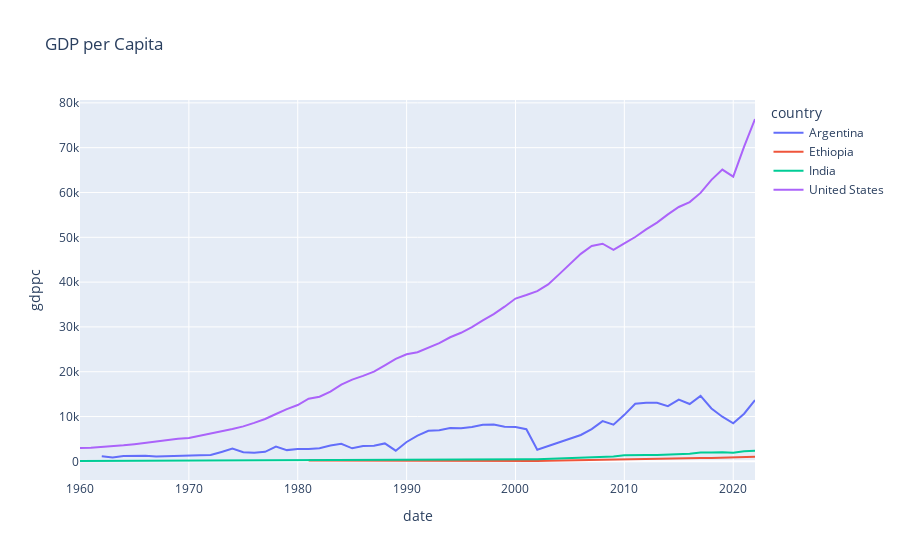
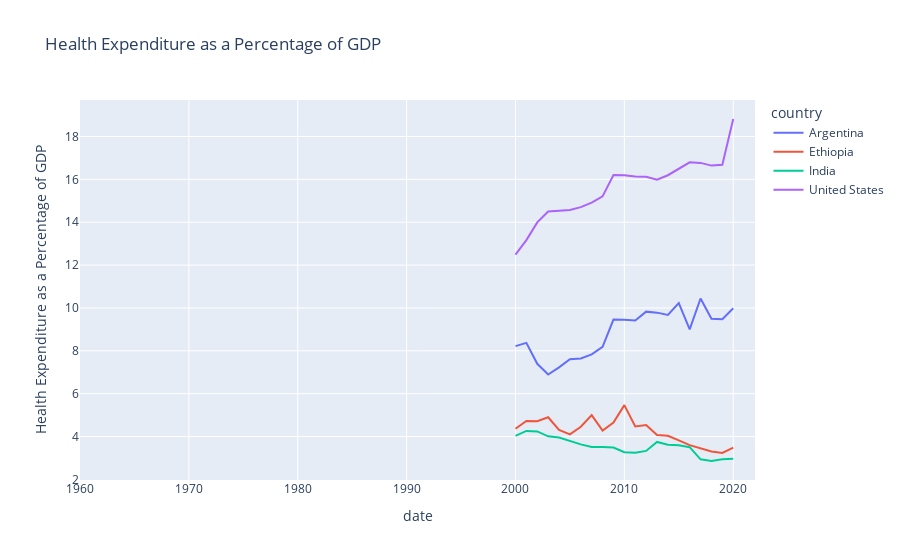
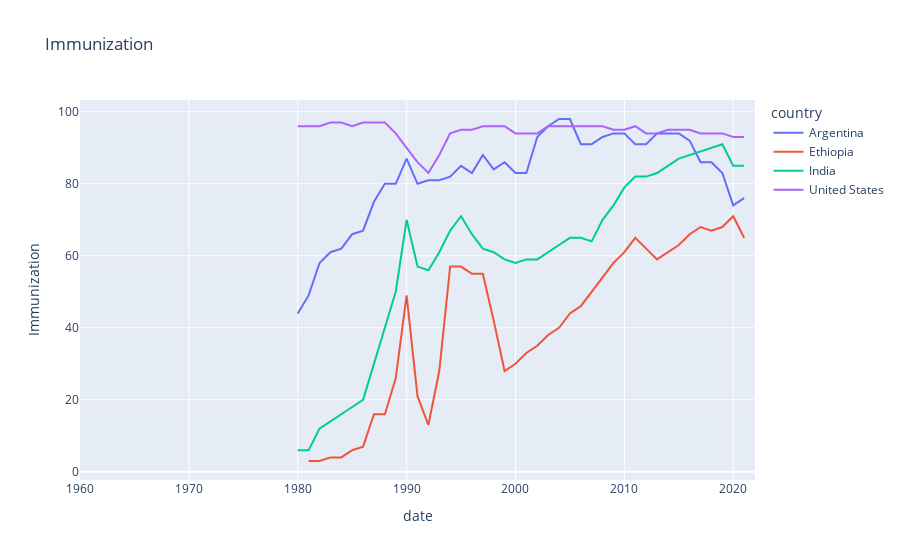
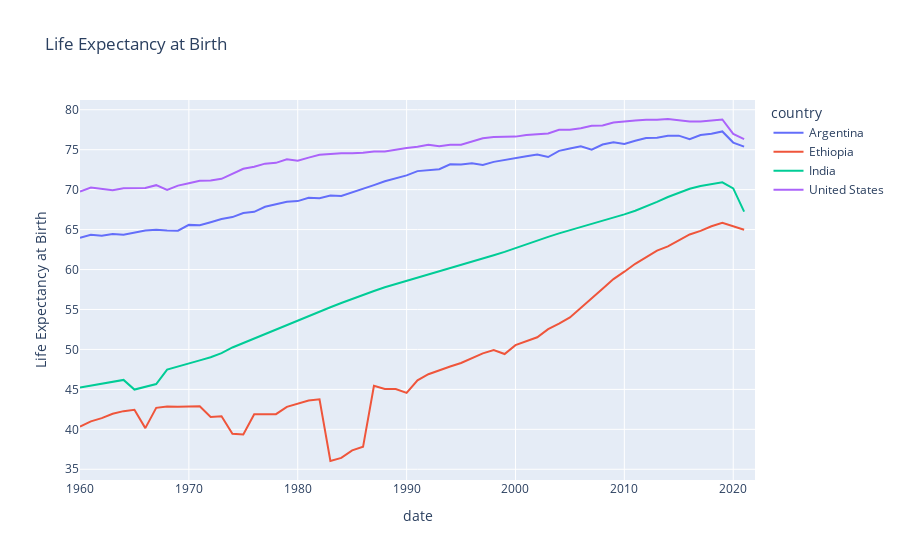

Source (notebook cell) for these figures, in order:
### Markdown cell above
### Visualizing the indicators

### Code cell
#GDP per capita
fig1 = px.line(df_gdp, x = 'date', y = 'gdppc', color = 'country', title = 'GDP per Capita')

### Inequality and Social Welfare ###

#Health expenditure as a percentae of GDP
fig2 = px.line(df_health, x = 'date', y = 'Health Expenditure as a Percentage of GDP', color = 'country', title = 'Health Expenditure as a Percentage of GDP')

#Immunization
fig3 = px.line(df_health, x = 'date', y = 'Immunization', color = 'country', title = 'Immunization')

#Life Expectancy at Birth
fig4 = px.line(df_life_exp, x = 'date', y = 'Life Expectancy at Birth', color = 'country', title = 'Life Expectancy at Birth')

#Child Mortality
fig5 = px.line(df_life_exp, x = 'date', y = 'Child Mortality', color = 'country', title = 'Child Mortality')

# Maternal Mortality Rate
fig6 = px.line(df_immuni_childmortality, x = 'date', y = 'Maternal Mortality Rate', color = 'country', title = 'Maternal Mortality Rate')

# Indices of Diseases
fig7  = px.line(df_diseases, x = 'date', y = 'Indicence of Diseases', color = 'country', title = 'Indices of Diseases')

fig1.show()
fig2.show()
fig3.show()
fig4.show()
fig5.show()
fig6.show()
fig7.show()

### Figure 1 — Plotly figure (JSON) as saved in the notebook; plotly's stock layout.template omitted (floating-point values rounded to 4 significant figures)
{"data": [{"hovertemplate": "country=Argentina<br>date=%{x}<br>gdppc=%{y}<extra></extra>", "legendgroup": "Argentina", "line": {"color": "#636efa", "dash": "solid"}, "marker": {"symbol": "circle"}, "mode": "lines", "name": "Argentina", "orientation": "v", "showlegend": true, "type": "scatter", "x": [2022, 2021, 2020, 2019, 2018, 2017, 2016, 2015, 2014, 2013, 2012, 2011, 2010, 2009, 2008, 2007, 2006, 2005, 2004, 2003, 2002, 2001, 2000, 1999, 1998, 1997, 1996, 1995, 1994, 1993, 1992, 1991, 1990, 1989, 1988, 1987, 1986, 1985, 1984, 1983, 1982, 1981, 1980, 1979, 1978, 1977, 1976, 1975, 1974, 1973, 1972, 1971, 1970, 1969, 1968, 1967, 1966, 1965, 1964, 1963, 1962, 1961, 1960], "xaxis": "x", "y": [13690.0, 10640.0, 8496.0, 9964.0, 11800.0, 14610.0, 12790.0, 13790.0, 12330.0, 13080.0, 13080.0, 12850.0, 10390.0, 8184.0, 8978.0, 7211.0, 5891.0, 5087.0, 4258.0, 3333.0, 2579.0, 7169.0, 7667.0, 7735.0, 8251.0, 8177.0, 7690.0, 7384.0, 7464.0, 6957.0, 6815.0, 5731.0, 4331.0, 2382.0, 4004.0, 3486.0, 3443.0, 2911.0, 3919.0, 3539.0, 2915.0, 2763.0, 2746.0, 2511.0, 3280.0, 2126.0, 1946.0, 2027.0, 2846.0, 2100.0, 1411.0, 1374.0, 1325.0, 1332.0, 1144.0, 1066.0, 1278.0, 1285.0, 1180.0, 855.3, 1163.0, null, null], "yaxis": "y"}, {"hovertemplate": "country=Ethiopia<br>date=%{x}<br>gdppc=%{y}<extra></extra>", "legendgroup": "Ethiopia", "line": {"color": "#EF553B", "dash": "solid"}, "marker": {"symbol": "circle"}, "mode": "lines", "name": "Ethiopia", "orientation": "v", "showlegend": true, "type": "scatter", "x": [2022, 2021, 2020, 2019, 2018, 2017, 2016, 2015, 2014, 2013, 2012, 2011, 2010, 2009, 2008, 2007, 2006, 2005, 2004, 2003, 2002, 2001, 2000, 1999, 1998, 1997, 1996, 1995, 1994, 1993, 1992, 1991, 1990, 1989, 1988, 1987, 1986, 1985, 1984, 1983, 1982, 1981, 1980, 1979, 1978, 1977, 1976, 1975, 1974, 1973, 1972, 1971, 1970, 1969, 1968, 1967, 1966, 1965, 1964, 1963, 1962, 1961, 1960], "xaxis": "x", "y": [1028.0, 925.0, 918.7, 840.4, 758.3, 755.8, 705.6, 630.3, 557.5, 490.8, 458.6, 348.0, 335.4, 373.9, 320.9, 240.3, 191.8, 160.1, 134.5, 117.9, 110.5, 119.3, 123.0, 118.3, 123.8, 140.3, 144.0, 133.3, 124.6, 164.2, 201.7, 269.6, 254.3, 248.4, 245.1, 245.7, 237.6, 235.3, 206.5, 224.1, 207.1, 204.5, null, null, null, null, null, null, null, null, null, null, null, null, null, null, null, null, null, null, null, null, null], "yaxis": "y"}, {"hovertemplate": "country=India<br>date=%{x}<br>gdppc=%{y}<extra></extra>", "legendgroup": "India", "line": {"color": "#00cc96", "dash": "solid"}, "marker": {"symbol": "circle"}, "mode": "lines", "name": "India", "orientation": "v", "showlegend": true, "type": "scatter", "x": [2022, 2021, 2020, 2019, 2018, 2017, 2016, 2015, 2014, 2013, 2012, 2011, 2010, 2009, 2008, 2007, 2006, 2005, 2004, 2003, 2002, 2001, 2000, 1999, 1998, 1997, 1996, 1995, 1994, 1993, 1992, 1991, 1990, 1989, 1988, 1987, 1986, 1985, 1984, 1983, 1982, 1981, 1980, 1979, 1978, 1977, 1976, 1975, 1974, 1973, 1972, 1971, 1970, 1969, 1968, 1967, 1966, 1965, 1964, 1963, 1962, 1961, 1960], "xaxis": "x", "y": [2389.0, 2238.0, 1913.0, 2050.0, 1974.0, 1958.0, 1714.0, 1590.0, 1560.0, 1438.0, 1434.0, 1450.0, 1351.0, 1097.0, 993.5, 1023.0, 802.0, 710.5, 624.1, 543.8, 468.8, 449.9, 442.0, 441.0, 412.5, 414.9, 399.6, 373.6, 346.2, 301.5, 317.6, 303.9, 368.7, 347.5, 355.7, 342.1, 312.1, 298.0, 278.1, 292.6, 275.3, 271.4, 267.4, 224.6, 206.1, 186.4, 161.1, 157.9, 163.2, 143.5, 122.6, 118.2, 112.0, 107.2, 99.52, 96.05, 89.76, 119.1, 115.5, 101.3, 90.28, 85.97, 83.04], "yaxis": "y"}, {"hovertemplate": "country=United States<br>date=%{x}<br>gdppc=%{y}<extra></extra>", "legendgroup": "United States", "line": {"color": "#ab63fa", "dash": "solid"}, "marker": {"symbol": "circle"}, "mode": "lines", "name": "United States", "orientation": "v", "showlegend": true, "type": "scatter", "x": [2022, 2021, 2020, 2019, 2018, 2017, 2016, 2015, 2014, 2013, 2012, 2011, 2010, 2009, 2008, 2007, 2006, 2005, 2004, 2003, 2002, 2001, 2000, 1999, 1998, 1997, 1996, 1995, 1994, 1993, 1992, 1991, 1990, 1989, 1988, 1987, 1986, 1985, 1984, 1983, 1982, 1981, 1980, 1979, 1978, 1977, 1976, 1975, 1974, 1973, 1972, 1971, 1970, 1969, 1968, 1967, 1966, 1965, 1964, 1963, 1962, 1961, 1960], "xaxis": "x", "y": [76400.0, 70220.0, 63530.0, 65120.0, 62820.0, 59910.0, 57870.0, 56760.0, 55120.0, 53290.0, 51780.0, 50070.0, 48650.0, 47190.0, 48570.0, 48050.0, 46300.0, 44120.0, 41720.0, 39490.0, 38000.0, 37130.0, 36330.0, 34520.0, 32850.0, 31460.0, 29970.0, 28690.0, 27690.0, 26390.0, 25420.0, 24340.0, 23890.0, 22860.0, 21420.0, 20040.0, 19070.0, 18240.0, 17120.0, 15540.0, 14430.0, 13980.0, 12570.0, 11670.0, 10560.0, 9453.0, 8592.0, 7801.0, 7226.0, 6726.0, 6094.0, 5609.0, 5234.0, 5032.0, 4696.0, 4336.0, 4146.0, 3828.0, 3574.0, 3375.0, 3244.0, 3067.0, 3007.0], "yaxis": "y"}], "layout": {"legend": {"title": {"text": "country"}, "tracegroupgap": 0}, "title": {"text": "GDP per Capita"}, "xaxis": {"anchor": "y", "domain": [0, 1], "title": {"text": "date"}}, "yaxis": {"anchor": "x", "domain": [0, 1], "title": {"text": "gdppc"}}}}

### Figure 2 — Plotly figure (JSON) as saved in the notebook; plotly's stock layout.template omitted (floating-point values rounded to 4 significant figures)
{"data": [{"hovertemplate": "country=Argentina<br>date=%{x}<br>Health Expenditure as a Percentage of GDP=%{y}<extra></extra>", "legendgroup": "Argentina", "line": {"color": "#636efa", "dash": "solid"}, "marker": {"symbol": "circle"}, "mode": "lines", "name": "Argentina", "orientation": "v", "showlegend": true, "type": "scatter", "x": [2022, 2021, 2020, 2019, 2018, 2017, 2016, 2015, 2014, 2013, 2012, 2011, 2010, 2009, 2008, 2007, 2006, 2005, 2004, 2003, 2002, 2001, 2000, 1999, 1998, 1997, 1996, 1995, 1994, 1993, 1992, 1991, 1990, 1989, 1988, 1987, 1986, 1985, 1984, 1983, 1982, 1981, 1980, 1979, 1978, 1977, 1976, 1975, 1974, 1973, 1972, 1971, 1970, 1969, 1968, 1967, 1966, 1965, 1964, 1963, 1962, 1961, 1960], "xaxis": "x", "y": [null, null, 9.984, 9.472, 9.499, 10.44, 9.002, 10.23, 9.671, 9.781, 9.827, 9.418, 9.445, 9.456, 8.183, 7.835, 7.64, 7.611, 7.229, 6.895, 7.393, 8.372, 8.22, null, null, null, null, null, null, null, null, null, null, null, null, null, null, null, null, null, null, null, null, null, null, null, null, null, null, null, null, null, null, null, null, null, null, null, null, null, null, null, null], "yaxis": "y"}, {"hovertemplate": "country=Ethiopia<br>date=%{x}<br>Health Expenditure as a Percentage of GDP=%{y}<extra></extra>", "legendgroup": "Ethiopia", "line": {"color": "#EF553B", "dash": "solid"}, "marker": {"symbol": "circle"}, "mode": "lines", "name": "Ethiopia", "orientation": "v", "showlegend": true, "type": "scatter", "x": [2022, 2021, 2020, 2019, 2018, 2017, 2016, 2015, 2014, 2013, 2012, 2011, 2010, 2009, 2008, 2007, 2006, 2005, 2004, 2003, 2002, 2001, 2000, 1999, 1998, 1997, 1996, 1995, 1994, 1993, 1992, 1991, 1990, 1989, 1988, 1987, 1986, 1985, 1984, 1983, 1982, 1981, 1980, 1979, 1978, 1977, 1976, 1975, 1974, 1973, 1972, 1971, 1970, 1969, 1968, 1967, 1966, 1965, 1964, 1963, 1962, 1961, 1960], "xaxis": "x", "y": [null, null, 3.481, 3.234, 3.304, 3.453, 3.6, 3.823, 4.034, 4.075, 4.54, 4.469, 5.466, 4.65, 4.281, 5.001, 4.458, 4.101, 4.313, 4.9, 4.713, 4.723, 4.365, null, null, null, null, null, null, null, null, null, null, null, null, null, null, null, null, null, null, null, null, null, null, null, null, null, null, null, null, null, null, null, null, null, null, null, null, null, null, null, null], "yaxis": "y"}, {"hovertemplate": "country=India<br>date=%{x}<br>Health Expenditure as a Percentage of GDP=%{y}<extra></extra>", "legendgroup": "India", "line": {"color": "#00cc96", "dash": "solid"}, "marker": {"symbol": "circle"}, "mode": "lines", "name": "India", "orientation": "v", "showlegend": true, "type": "scatter", "x": [2022, 2021, 2020, 2019, 2018, 2017, 2016, 2015, 2014, 2013, 2012, 2011, 2010, 2009, 2008, 2007, 2006, 2005, 2004, 2003, 2002, 2001, 2000, 1999, 1998, 1997, 1996, 1995, 1994, 1993, 1992, 1991, 1990, 1989, 1988, 1987, 1986, 1985, 1984, 1983, 1982, 1981, 1980, 1979, 1978, 1977, 1976, 1975, 1974, 1973, 1972, 1971, 1970, 1969, 1968, 1967, 1966, 1965, 1964, 1963, 1962, 1961, 1960], "xaxis": "x", "y": [null, null, 2.959, 2.944, 2.858, 2.936, 3.504, 3.596, 3.62, 3.749, 3.329, 3.246, 3.272, 3.485, 3.515, 3.518, 3.635, 3.791, 3.957, 4.008, 4.24, 4.263, 4.035, null, null, null, null, null, null, null, null, null, null, null, null, null, null, null, null, null, null, null, null, null, null, null, null, null, null, null, null, null, null, null, null, null, null, null, null, null, null, null, null], "yaxis": "y"}, {"hovertemplate": "country=United States<br>date=%{x}<br>Health Expenditure as a Percentage of GDP=%{y}<extra></extra>", "legendgroup": "United States", "line": {"color": "#ab63fa", "dash": "solid"}, "marker": {"symbol": "circle"}, "mode": "lines", "name": "United States", "orientation": "v", "showlegend": true, "type": "scatter", "x": [2022, 2021, 2020, 2019, 2018, 2017, 2016, 2015, 2014, 2013, 2012, 2011, 2010, 2009, 2008, 2007, 2006, 2005, 2004, 2003, 2002, 2001, 2000, 1999, 1998, 1997, 1996, 1995, 1994, 1993, 1992, 1991, 1990, 1989, 1988, 1987, 1986, 1985, 1984, 1983, 1982, 1981, 1980, 1979, 1978, 1977, 1976, 1975, 1974, 1973, 1972, 1971, 1970, 1969, 1968, 1967, 1966, 1965, 1964, 1963, 1962, 1961, 1960], "xaxis": "x", "y": [null, null, 18.82, 16.68, 16.64, 16.77, 16.79, 16.48, 16.19, 15.99, 16.12, 16.14, 16.2, 16.2, 15.2, 14.91, 14.7, 14.57, 14.55, 14.5, 13.99, 13.16, 12.49, null, null, null, null, null, null, null, null, null, null, null, null, null, null, null, null, null, null, null, null, null, null, null, null, null, null, null, null, null, null, null, null, null, null, null, null, null, null, null, null], "yaxis": "y"}], "layout": {"legend": {"title": {"text": "country"}, "tracegroupgap": 0}, "title": {"text": "Health Expenditure as a Percentage of GDP"}, "xaxis": {"anchor": "y", "domain": [0, 1], "title": {"text": "date"}}, "yaxis": {"anchor": "x", "domain": [0, 1], "title": {"text": "Health Expenditure as a Percentage of GDP"}}}}

### Figure 3 — Plotly figure (JSON) as saved in the notebook; plotly's stock layout.template omitted (floating-point values rounded to 4 significant figures)
{"data": [{"hovertemplate": "country=Argentina<br>date=%{x}<br>Immunization=%{y}<extra></extra>", "legendgroup": "Argentina", "line": {"color": "#636efa", "dash": "solid"}, "marker": {"symbol": "circle"}, "mode": "lines", "name": "Argentina", "orientation": "v", "showlegend": true, "type": "scatter", "x": [2022, 2021, 2020, 2019, 2018, 2017, 2016, 2015, 2014, 2013, 2012, 2011, 2010, 2009, 2008, 2007, 2006, 2005, 2004, 2003, 2002, 2001, 2000, 1999, 1998, 1997, 1996, 1995, 1994, 1993, 1992, 1991, 1990, 1989, 1988, 1987, 1986, 1985, 1984, 1983, 1982, 1981, 1980, 1979, 1978, 1977, 1976, 1975, 1974, 1973, 1972, 1971, 1970, 1969, 1968, 1967, 1966, 1965, 1964, 1963, 1962, 1961, 1960], "xaxis": "x", "y": [null, 76, 74, 83, 86, 86, 92, 94, 94, 94, 91, 91, 94, 94, 93, 91, 91, 98, 98, 96, 93, 83, 83, 86, 84, 88, 83, 85, 82, 81, 81, 80, 87, 80, 80, 75, 67, 66, 62, 61, 58, 49, 44, null, null, null, null, null, null, null, null, null, null, null, null, null, null, null, null, null, null, null, null], "yaxis": "y"}, {"hovertemplate": "country=Ethiopia<br>date=%{x}<br>Immunization=%{y}<extra></extra>", "legendgroup": "Ethiopia", "line": {"color": "#EF553B", "dash": "solid"}, "marker": {"symbol": "circle"}, "mode": "lines", "name": "Ethiopia", "orientation": "v", "showlegend": true, "type": "scatter", "x": [2022, 2021, 2020, 2019, 2018, 2017, 2016, 2015, 2014, 2013, 2012, 2011, 2010, 2009, 2008, 2007, 2006, 2005, 2004, 2003, 2002, 2001, 2000, 1999, 1998, 1997, 1996, 1995, 1994, 1993, 1992, 1991, 1990, 1989, 1988, 1987, 1986, 1985, 1984, 1983, 1982, 1981, 1980, 1979, 1978, 1977, 1976, 1975, 1974, 1973, 1972, 1971, 1970, 1969, 1968, 1967, 1966, 1965, 1964, 1963, 1962, 1961, 1960], "xaxis": "x", "y": [null, 65, 71, 68, 67, 68, 66, 63, 61, 59, 62, 65, 61, 58, 54, 50, 46, 44, 40, 38, 35, 33, 30, 28, 42, 55, 55, 57, 57, 28, 13, 21, 49, 26, 16, 16, 7, 6, 4, 4, 3, 3, null, null, null, null, null, null, null, null, null, null, null, null, null, null, null, null, null, null, null, null, null], "yaxis": "y"}, {"hovertemplate": "country=India<br>date=%{x}<br>Immunization=%{y}<extra></extra>", "legendgroup": "India", "line": {"color": "#00cc96", "dash": "solid"}, "marker": {"symbol": "circle"}, "mode": "lines", "name": "India", "orientation": "v", "showlegend": true, "type": "scatter", "x": [2022, 2021, 2020, 2019, 2018, 2017, 2016, 2015, 2014, 2013, 2012, 2011, 2010, 2009, 2008, 2007, 2006, 2005, 2004, 2003, 2002, 2001, 2000, 1999, 1998, 1997, 1996, 1995, 1994, 1993, 1992, 1991, 1990, 1989, 1988, 1987, 1986, 1985, 1984, 1983, 1982, 1981, 1980, 1979, 1978, 1977, 1976, 1975, 1974, 1973, 1972, 1971, 1970, 1969, 1968, 1967, 1966, 1965, 1964, 1963, 1962, 1961, 1960], "xaxis": "x", "y": [null, 85, 85, 91, 90, 89, 88, 87, 85, 83, 82, 82, 79, 74, 70, 64, 65, 65, 63, 61, 59, 59, 58, 59, 61, 62, 66, 71, 67, 61, 56, 57, 70, 50, 40, 30, 20, 18, 16, 14, 12, 6, 6, null, null, null, null, null, null, null, null, null, null, null, null, null, null, null, null, null, null, null, null], "yaxis": "y"}, {"hovertemplate": "country=United States<br>date=%{x}<br>Immunization=%{y}<extra></extra>", "legendgroup": "United States", "line": {"color": "#ab63fa", "dash": "solid"}, "marker": {"symbol": "circle"}, "mode": "lines", "name": "United States", "orientation": "v", "showlegend": true, "type": "scatter", "x": [2022, 2021, 2020, 2019, 2018, 2017, 2016, 2015, 2014, 2013, 2012, 2011, 2010, 2009, 2008, 2007, 2006, 2005, 2004, 2003, 2002, 2001, 2000, 1999, 1998, 1997, 1996, 1995, 1994, 1993, 1992, 1991, 1990, 1989, 1988, 1987, 1986, 1985, 1984, 1983, 1982, 1981, 1980, 1979, 1978, 1977, 1976, 1975, 1974, 1973, 1972, 1971, 1970, 1969, 1968, 1967, 1966, 1965, 1964, 1963, 1962, 1961, 1960], "xaxis": "x", "y": [null, 93, 93, 94, 94, 94, 95, 95, 95, 94, 94, 96, 95, 95, 96, 96, 96, 96, 96, 96, 94, 94, 94, 96, 96, 96, 95, 95, 94, 88, 83, 86, 90, 94, 97, 97, 97, 96, 97, 97, 96, 96, 96, null, null, null, null, null, null, null, null, null, null, null, null, null, null, null, null, null, null, null, null], "yaxis": "y"}], "layout": {"legend": {"title": {"text": "country"}, "tracegroupgap": 0}, "title": {"text": "Immunization"}, "xaxis": {"anchor": "y", "domain": [0, 1], "title": {"text": "date"}}, "yaxis": {"anchor": "x", "domain": [0, 1], "title": {"text": "Immunization"}}}}

### Figure 4 — Plotly figure (JSON) as saved in the notebook; plotly's stock layout.template omitted (floating-point values rounded to 4 significant figures)
{"data": [{"hovertemplate": "country=Argentina<br>date=%{x}<br>Life Expectancy at Birth=%{y}<extra></extra>", "legendgroup": "Argentina", "line": {"color": "#636efa", "dash": "solid"}, "marker": {"symbol": "circle"}, "mode": "lines", "name": "Argentina", "orientation": "v", "showlegend": true, "type": "scatter", "x": [2022, 2021, 2020, 2019, 2018, 2017, 2016, 2015, 2014, 2013, 2012, 2011, 2010, 2009, 2008, 2007, 2006, 2005, 2004, 2003, 2002, 2001, 2000, 1999, 1998, 1997, 1996, 1995, 1994, 1993, 1992, 1991, 1990, 1989, 1988, 1987, 1986, 1985, 1984, 1983, 1982, 1981, 1980, 1979, 1978, 1977, 1976, 1975, 1974, 1973, 1972, 1971, 1970, 1969, 1968, 1967, 1966, 1965, 1964, 1963, 1962, 1961, 1960], "xaxis": "x", "y": [null, 75.39, 75.89, 77.28, 77.0, 76.83, 76.31, 76.76, 76.75, 76.49, 76.47, 76.12, 75.72, 75.94, 75.64, 75.01, 75.43, 75.14, 74.86, 74.08, 74.41, 74.19, 73.93, 73.72, 73.47, 73.09, 73.31, 73.13, 73.17, 72.56, 72.43, 72.32, 71.78, 71.42, 71.05, 70.56, 70.12, 69.65, 69.19, 69.27, 68.94, 68.98, 68.56, 68.49, 68.2, 67.86, 67.23, 67.08, 66.56, 66.32, 65.92, 65.54, 65.59, 64.86, 64.89, 64.99, 64.89, 64.59, 64.36, 64.45, 64.24, 64.36, 63.98], "yaxis": "y"}, {"hovertemplate": "country=Ethiopia<br>date=%{x}<br>Life Expectancy at Birth=%{y}<extra></extra>", "legendgroup": "Ethiopia", "line": {"color": "#EF553B", "dash": "solid"}, "marker": {"symbol": "circle"}, "mode": "lines", "name": "Ethiopia", "orientation": "v", "showlegend": true, "type": "scatter", "x": [2022, 2021, 2020, 2019, 2018, 2017, 2016, 2015, 2014, 2013, 2012, 2011, 2010, 2009, 2008, 2007, 2006, 2005, 2004, 2003, 2002, 2001, 2000, 1999, 1998, 1997, 1996, 1995, 1994, 1993, 1992, 1991, 1990, 1989, 1988, 1987, 1986, 1985, 1984, 1983, 1982, 1981, 1980, 1979, 1978, 1977, 1976, 1975, 1974, 1973, 1972, 1971, 1970, 1969, 1968, 1967, 1966, 1965, 1964, 1963, 1962, 1961, 1960], "xaxis": "x", "y": [null, 64.97, 65.37, 65.84, 65.41, 64.84, 64.39, 63.65, 62.91, 62.37, 61.54, 60.72, 59.73, 58.8, 57.59, 56.43, 55.15, 54.01, 53.23, 52.53, 51.52, 51.04, 50.54, 49.42, 49.93, 49.51, 48.92, 48.3, 47.86, 47.39, 46.9, 46.13, 44.56, 45.04, 45.06, 45.44, 37.81, 37.36, 36.43, 36.04, 43.77, 43.61, 43.22, 42.81, 41.9, 41.89, 41.9, 39.36, 39.45, 41.63, 41.55, 42.89, 42.81, 42.83, 42.84, 42.69, 40.15, 42.44, 42.27, 41.96, 41.4, 40.99, 40.33], "yaxis": "y"}, {"hovertemplate": "country=India<br>date=%{x}<br>Life Expectancy at Birth=%{y}<extra></extra>", "legendgroup": "India", "line": {"color": "#00cc96", "dash": "solid"}, "marker": {"symbol": "circle"}, "mode": "lines", "name": "India", "orientation": "v", "showlegend": true, "type": "scatter", "x": [2022, 2021, 2020, 2019, 2018, 2017, 2016, 2015, 2014, 2013, 2012, 2011, 2010, 2009, 2008, 2007, 2006, 2005, 2004, 2003, 2002, 2001, 2000, 1999, 1998, 1997, 1996, 1995, 1994, 1993, 1992, 1991, 1990, 1989, 1988, 1987, 1986, 1985, 1984, 1983, 1982, 1981, 1980, 1979, 1978, 1977, 1976, 1975, 1974, 1973, 1972, 1971, 1970, 1969, 1968, 1967, 1966, 1965, 1964, 1963, 1962, 1961, 1960], "xaxis": "x", "y": [null, 67.24, 70.15, 70.91, 70.71, 70.47, 70.12, 69.64, 69.07, 68.46, 67.89, 67.36, 66.91, 66.51, 66.15, 65.79, 65.41, 65.0, 64.52, 64.09, 63.62, 63.09, 62.67, 62.21, 61.79, 61.39, 60.98, 60.6, 60.22, 59.81, 59.45, 59.05, 58.65, 58.23, 57.78, 57.31, 56.84, 56.33, 55.82, 55.28, 54.73, 54.17, 53.61, 53.06, 52.49, 51.91, 51.39, 50.81, 50.24, 49.54, 49.02, 48.63, 48.24, 47.86, 47.47, 45.67, 45.33, 44.98, 46.18, 45.94, 45.66, 45.4, 45.22], "yaxis": "y"}, {"hovertemplate": "country=United States<br>date=%{x}<br>Life Expectancy at Birth=%{y}<extra></extra>", "legendgroup": "United States", "line": {"color": "#ab63fa", "dash": "solid"}, "marker": {"symbol": "circle"}, "mode": "lines", "name": "United States", "orientation": "v", "showlegend": true, "type": "scatter", "x": [2022, 2021, 2020, 2019, 2018, 2017, 2016, 2015, 2014, 2013, 2012, 2011, 2010, 2009, 2008, 2007, 2006, 2005, 2004, 2003, 2002, 2001, 2000, 1999, 1998, 1997, 1996, 1995, 1994, 1993, 1992, 1991, 1990, 1989, 1988, 1987, 1986, 1985, 1984, 1983, 1982, 1981, 1980, 1979, 1978, 1977, 1976, 1975, 1974, 1973, 1972, 1971, 1970, 1969, 1968, 1967, 1966, 1965, 1964, 1963, 1962, 1961, 1960], "xaxis": "x", "y": [null, 76.33, 76.98, 78.79, 78.64, 78.54, 78.54, 78.69, 78.84, 78.74, 78.74, 78.64, 78.54, 78.39, 78.04, 77.99, 77.69, 77.49, 77.49, 77.04, 76.94, 76.84, 76.64, 76.58, 76.58, 76.43, 76.03, 75.62, 75.62, 75.42, 75.62, 75.37, 75.21, 75.02, 74.77, 74.77, 74.61, 74.56, 74.56, 74.46, 74.36, 74.01, 73.61, 73.8, 73.36, 73.26, 72.86, 72.6, 71.96, 71.36, 71.16, 71.11, 70.81, 70.51, 69.95, 70.56, 70.21, 70.21, 70.17, 69.92, 70.12, 70.27, 69.77], "yaxis": "y"}], "layout": {"legend": {"title": {"text": "country"}, "tracegroupgap": 0}, "title": {"text": "Life Expectancy at Birth"}, "xaxis": {"anchor": "y", "domain": [0, 1], "title": {"text": "date"}}, "yaxis": {"anchor": "x", "domain": [0, 1], "title": {"text": "Life Expectancy at Birth"}}}}
